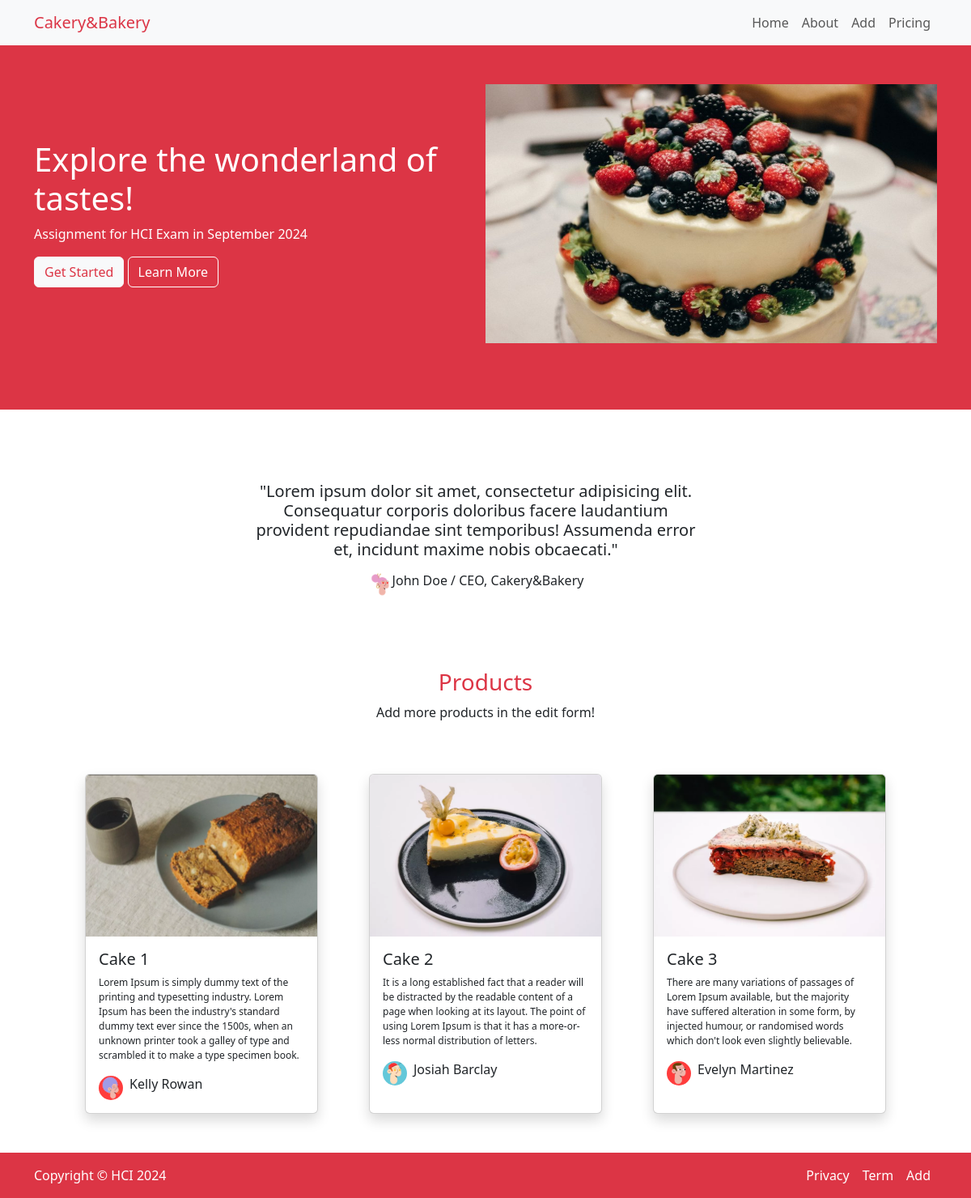
The app's page /index/ with its own data.
### cakeApp/models.py (models this page shows, shortened)
class Cake(models.Model):
    name = models.CharField(max_length=100)
    price = models.DecimalField(max_digits=10, decimal_places=2)
    weight = models.IntegerField()
    description = models.TextField(max_length=500)
    photo = models.ImageField(upload_to="cake_photos/", null=True, blank=True)
    baker = models.ForeignKey(Baker, on_delete=models.CASCADE, null=True, blank=True, related_name='cakes')

class Baker(models.Model):
    name = models.CharField(max_length=100)
    surname = models.CharField(max_length=100)
    phone = models.IntegerField()
    email = models.EmailField()
    user = models.ForeignKey(User, on_delete=models.CASCADE, null=True, blank=True)
    image = models.ImageField(upload_to='bakers/', null=True, blank=True)

### cakeApp/views.py (the view)
# urls.py: path('index/', CakeAppViews.index, name='index'),
def index(request):
    cakes = Cake.objects.all()
    context = {'cake_list': cakes, 'app_name': 'cakeApp'}
    return render(request, 'index.html', context)

### cakeApp/templates/index.html (shortened to what this page needs)
{% load static %}
<!DOCTYPE html>
<html lang="en">
<head>
    <link rel="stylesheet" href="{% static 'bootstrap/css/bootstrap.css' %}"/>
</head>
<body>
<nav class="navbar navbar-expand-lg bg-body-tertiary">
    <div class="container">
        <a class="navbar-brand" style="color:#db3546" href="/index">Cakery&Bakery</a>
        <div class="collapse navbar-collapse justify-content-end" id="navbarNav">
            <ul class="navbar-nav">
                <li class="nav-item">
                    <a class="nav-link" aria-current="page" href="/index">Home</a>
                </li>
                <li class="nav-item">
                    <a class="nav-link" aria-current="page" href="/index">About</a>
                </li>
                <li class="nav-item">
                    <a class="nav-link" aria-current="page" href="/add">Add</a>
                </li>
                <li class="nav-item">
                    <a class="nav-link" aria-current="page" href="/index">Pricing</a>
                </li>
            </ul>
        </div>
    </div>
</nav>
<div class="container-fluid bg-danger" style="height: 450px">
    <div class="container d-flex w-100 align-items-center">
        <div class="w-50 mt-5">
            <h1 class="text-white">Explore the wonderland of tastes!</h1>
            <p class="text-white">Assignment for HCI Exam in September 2024</p>
            <button class="btn btn-light text-danger">Get Started</button>
            <button class="btn btn-danger border-white">Learn More</button>
        </div>
        <div class="w-50 mt-5">
            <img src="../../static/photo1.jpg" class="card-img-top" style="height: 320px" alt="...">
        </div>
    </div>
</div>
<div class="container-fluid d-flex align-items-center row" style="height: 20em">
    <div class="col-6 text-center">
        <h5 class="fw-normal">"Lorem ipsum dolor sit amet, consectetur adipisicing elit. Consequatur corporis doloribus
            facere laudantium
            provident repudiandae sint temporibus! Assumenda error et, incidunt maxime nobis obcaecati."
        </h5>
        <div class="d-flex flex-row align-items-center justify-content-center mt-3 ">
            <img src="../../static/avatar.png" class="card-img-top" style="width: 30px;height: 30px" alt="...">
            <h6>John Doe / CEO, Cakery&Bakery</h6>
        </div>
    </div>
</div>
<div class="container">
    <h3 class="text-center text-danger">Products</h3>
    <p class="text-center">Add more products in the edit form!</p>
    <div class="d-flex justify-content-evenly mt-2">
        {% for cake in cake_list %}
        <div class="card my-5 shadow" style="width: 18rem;">
            <img src="{{ cake.photo.url }}" class="card-img-top" style="height: 200px; object-fit: cover" alt="...">
            <div class="card-body">
                <h5 class="card-title">{{ cake.name }}</h5>
                <p class="card-text" style="font-size: 12px">{{ cake.description }} </p>
                <div class="d-flex flex-row align-items-center justify-content-start mt-3 gap-2">
                    <img src="{{cake.baker.image.url}}" class="card-img-top rounded-5" style="width: 30px;height: 30px" alt="...">
                    <h6>{{cake.baker.name}} {{cake.baker.surname}}</h6>
                </div>
            </div>
        </div>
        {% endfor %}
    </div>
</div>
<nav class="navbar navbar-expand-lg bg-danger">
    <div class="container">
        <a class="navbar-brand text-white fs-6" href="/index">Copyright &copy; HCI 2024</a>
        <div class="collapse navbar-collapse justify-content-end">
            <ul class="navbar-nav">
                <li class="nav-item">
                    <a class="nav-link text-white fs-6" aria-current="page" href="/index">Privacy</a>
                </li>
                <li class="nav-item">
                    <a class="nav-link text-white fs-6" aria-current="page" href="/index">Term</a>
                </li>
                <li class="nav-item">
                    <a class="nav-link text-white fs-6" aria-current="page" href="/add">Add</a>
                </li>
            </ul>
        </div>
    </div>
</nav>
</body>
</html>

### records on screen
Cake: photo (picture), name "Cake 1", description "Lorem Ipsum is simply dummy text of the printing and typesetting industry. Lorem Ipsum has been the industry's standard dummy text ever since the 1500s, when an unknown printer took a galley of type and scrambled it to make a type specimen book.", baker.image (picture), baker.name "Kelly", baker.surname "Rowan"
Cake: photo (picture), name "Cake 2", description "It is a long established fact that a reader will be distracted by the readable content of a page when looking at its layout. The point of using Lorem Ipsum is that it has a more-or-less normal distribution of letters.", baker.image (picture), baker.name "Josiah", baker.surname "Barclay"
Cake: photo (picture), name "Cake 3", description "There are many variations of passages of Lorem Ipsum available, but the majority have suffered alteration in some form, by injected humour, or randomised words which don't look even slightly believable.", baker.image (picture), baker.name "Evelyn", baker.surname "Martinez"
